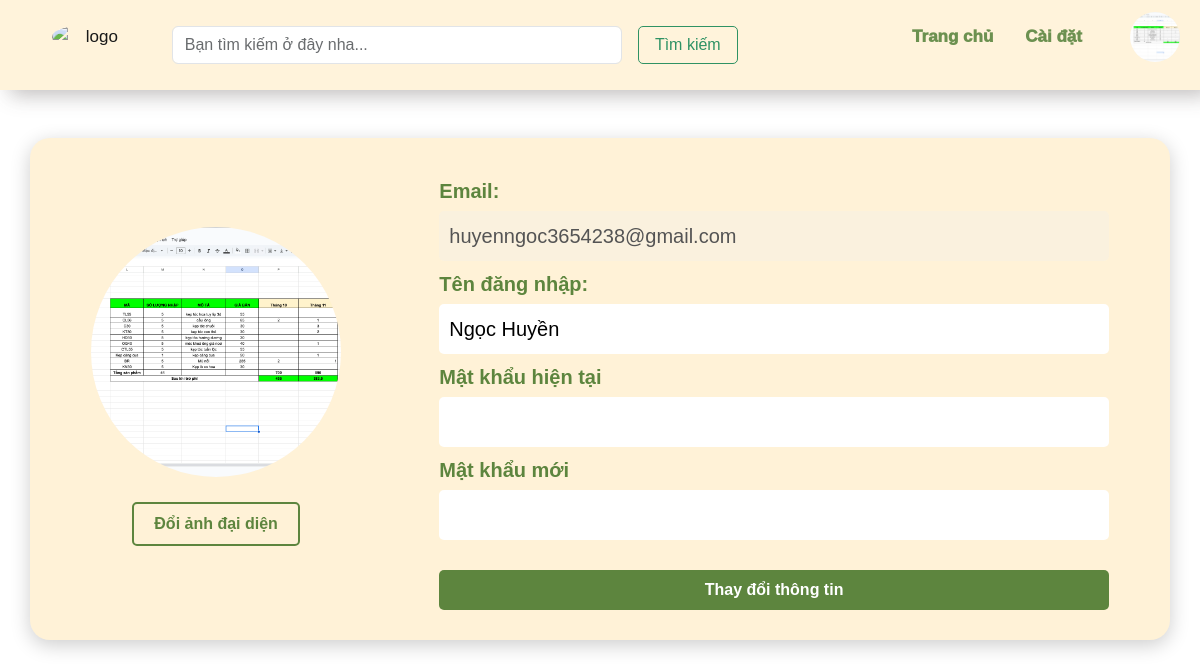
Screenshot of /setting.php (signed in) with the database file from the repository.
### tables this page shows
CREATE TABLE `users` (
  `UserID` int(11) NOT NULL,
  `Email` varchar(255) NOT NULL,
  `Username` varchar(255) NOT NULL,
  `Pass` text NOT NULL,
  `Avatar` varchar(255) DEFAULT NULL,
  `Role` varchar(20) DEFAULT 'User'
);

### lib/database.php (called while the page is built, shortened)
<?php
  if (!class_exists('Database')) {
    Class Database{
      public $host   = DB_HOST;
      public $user   = DB_USER;
      public $pass   = DB_PASS;
      public $dbname = DB_NAME;
      public $link;
   private function connectDB(){
      $this->link = new mysqli($this->host, $this->user, $this->pass,
       $this->dbname);
    }
   public function select($query){
     $result = $this->link->query($query) or
      die($this->link->error.__LINE__);
     if($result->num_rows > 0){
       return $result;
     } else {
       return false;
     }
    }
   }
}
?>

### classes/user.php (called while the page is built, shortened)
<?php
    $filepath = realpath(dirname(__FILE__));
    include_once ($filepath . '/../lib/database.php');
?>
<?php
class Setting {
    private $db;
    private $userData;
    public function __construct() {
        $this->db = new Database();
        $this->loadUserData();
    }
    public function loadUserData() {
        $this->userId = $_SESSION['UserID'];
        $query = "SELECT Email, Username, Pass, Avatar FROM users WHERE UserID = '$this->userId'";
        $result = $this->db->select($query);
        if ($result) {
            $this->userData = $result->fetch_assoc();
        }
        return $this->userData;
    }
}
?>

### setting.php (the view, shortened to what this page needs)
<?php
    include './inc/header.php';
?>
<div class = "container mt-5">
<div class="profile-section">
        <?php
            $setting = new Setting();
            $setting->updateUser();
        ?>
        <form action="setting.php" method="POST" enctype="multipart/form-data">
            <div class="avatar-container">
                <img src="<?php echo $setting->loadUserData()['Avatar']; ?>" alt="Avatar" id="avatar-preview">
                <label for="avatar" class="change-avatar-button">Đổi ảnh đại diện</label>
            </div>
            <div class="form-container_st">
                    <div class="form-container-2">
                        <label for="email">Email:</label>
                        <input type="email" name="Email" id="email" value="<?php echo $setting->loadUserData()['Email']; ?>"  disabled>
                        <label for="username">Tên đăng nhập:</label>
                        <input type="text" name="Username" id="username" value="<?php echo $setting->loadUserData()['Username']; ?>" required>
                        <label for="current_password">Mật khẩu hiện tại</label>
                        <input type="password" name="current_password" id="current_password" required>
                        <label for="new_password">Mật khẩu mới</label>
                        <input type="password" name="new_password" id="new_password">
                    </div>
                    <button type="submit" name="submit">Thay đổi thông tin</button>
            </div>
        </form>
    </div>
<?php
    include './inc/footer.php'
?>
</body>
</html>

### inc/header.php (shortened to what this page needs)
<?php
    $filepath = realpath(dirname(__FILE__));
    include_once ($filepath . '/../lib/database.php');
    include_once ($filepath . '/../classes/user.php');
?>
<!DOCTYPE html>
<html lang="en">
<head>
    <link rel="stylesheet" href="./asset/css/main.css">
    <link rel="stylesheet" href="./asset/bootstrap/css/bootstrap.min.css">
    <link rel="stylesheet" href="https://cdnjs.cloudflare.com/ajax/libs/font-awesome/5.15.4/css/all.min.css" />
</head>
<body>
    <div class="nav_wrap">
        <div class="grid-container">
            <div class="header">
                <ul class="logo">
                    <a href="index.php"><img src="./asset/logo/logo.png" alt="logo"></a>
                </ul>
                <form class="d-flex" role="search" id="searchForm">
                    <input class="form-control me-3" type="search" placeholder="Bạn tìm kiếm ở đây nha..." aria-label="Tìm kiếm" id="searchInput">
                    <button class="btn btn-outline-success" type="submit">Tìm kiếm</button>
                </form>
                <ul class="nav_ul">
                    <li><a href="./setting.php">Cài đặt</a></li>
                    <li><a class="active nav_menu" href="./index.php">Trang chủ</a></li>
                </ul>
                <ul class="user">
                <?php
                    $user = new Setting();
                    $user_infor = $user->loadUserData();
                    ?>
                    <img width="80%" id="user_img" class="user_img " src="<?php echo $user_infor['Avatar'] ?>" alt="User Avatar">
                </ul>
            </div>
        </div>
    </div>

### asset/css/main.css (style rules this page uses)
* { font-family: Arial, Helvetica, sans-serif; margin: 0; padding: 0; box-sizing: border-box; }
:root { --main_color:#FFF2D7; --main_title_color:#5D853E; --sub_title_color:#7e5b27; --white_color:#fff; --black_color: #000; --gray_color: rgb(219, 226, 227); --button_color: #5D853E; }
body { background-image: url("https://thuthuatnhanh.com/wp-content/uploads/2022/06/Background-hoc-tap.jpg"); background-size: cover; background-repeat: no-repeat; background-position: center; background-attachment: fixed; margin: 0; padding: 0px; }
.form-control { width: 450px !important ; }
.btn { width: 100px !important; }
a { text-decoration: none !important; color:var(--black_color) !important; }
.nav_wrap { position: sticky; top: 0; width: 100%; z-index: 1000; }
.header { grid-area: header; background-color: var(--main_color); opacity: 0.9 ; padding: 10px 20px; text-align: center; font-size: 17px; display: flex; align-items: center; box-shadow: 10px 5px 20px rgb(185, 182, 182); }
.header .logo { width: 20%; cursor: pointer; }
.header .logo img { width: 70%; float: left; border-radius: 50%; }
.nav_ul { font-weight: 1000; width: 50%; list-style-type: none; align-items: center; overflow: hidden; }
.nav_ul li { float: right; }
.nav_ul li a { display: block; color: var(--main_title_color) !important; text-align: center; padding: 14px 16px; text-decoration: none; }
.header .user { position: relative; }
.header .user .user_img { float: left; width: 50px; height: 50px; border-radius: 50%; object-fit: cover; }
.container { width: 600px; padding: 30px; background: var(--main_color); box-shadow: 0px 5px 20px rgba(0, 0, 0, 0.2); display: flex; flex-direction: column; border-radius: 20px; }
label { color: var(--main_title_color); margin-bottom: 5px; font-weight: bold; }
button { padding: 10px 20px; background-color: #4CAF50; color: white; border: none; border-radius: 5px; cursor: pointer; }
.profile-section form { display: flex; width: 100%; justify-content: space-around; }
.form-container-2 { margin-bottom: 15px; }
.form-container-2>label { margin: 8px 0; }
.avatar-container { display: flex; flex-direction: column; align-items: center; justify-content: center; text-align: center; }
.avatar-container img { width: 250px; height: 250px; border-radius: 50%; object-fit: cover; margin-bottom: 25px; }
.change-avatar-button { font-weight: bold; display: inline-block; padding: 8px 20px; background-color: var(--main_color); color: var(--button_color); border: 2px solid var(--button_color); border-radius: 5px; cursor: pointer; }
.form-container_st { display: flex; flex-direction: column; width: 60%; gap: 15px; }
.form-container_st label { font-weight: bold; font-size: 20px; margin-bottom: 5px; }
.form-container_st input { padding: 10px; border: 0px solid; border-radius: 5px; width: 100%; font-size: 20px; }
button { font-weight: bold; background-color: var(--button_color); color: var(--white_color); padding: 8px 25px; margin: 15px; border-radius: 5px !important; cursor: pointer; border: 0px solid; transition: background-color 0.3s; }

### rows the page displays
users: Avatar (picture), Email "huyenngoc3654238@gmail.com", Username "Ngọc Huyền"
